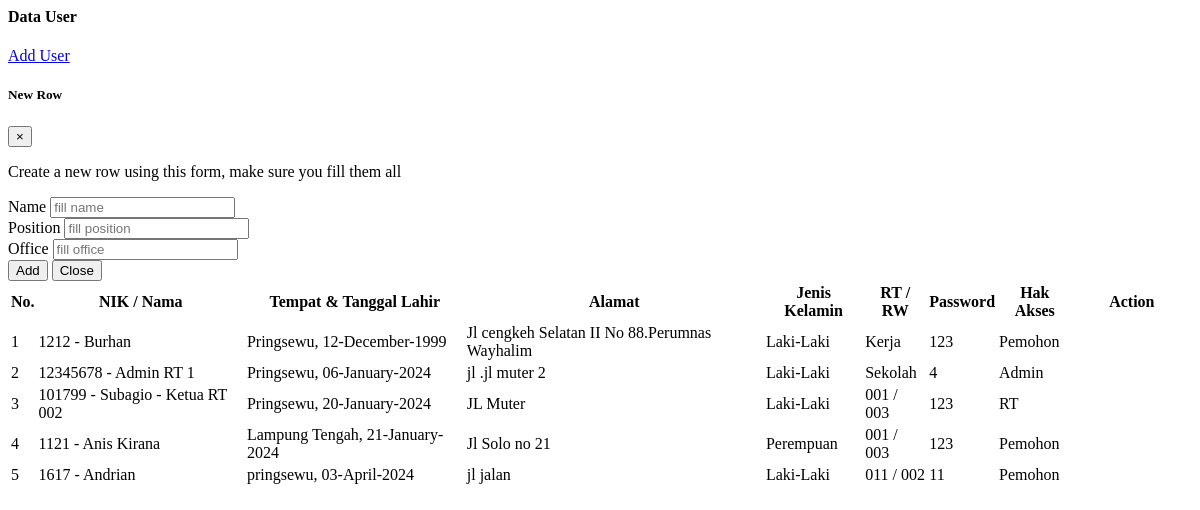
/demo1/tampil_user.php, run on the app's committed database.
### tables this page shows
CREATE TABLE `data_user` (
  `nik` varchar(16) NOT NULL,
  `password` varchar(225) NOT NULL,
  `hak_akses` varchar(225) NOT NULL,
  `nama` varchar(30) NOT NULL,
  `tanggal_lahir` date NOT NULL,
  `tempat_lahir` varchar(30) NOT NULL,
  `jekel` varchar(20) NOT NULL,
  `agama` varchar(20) NOT NULL,
  `alamat` text NOT NULL,
  `status_warga` varchar(30) NOT NULL
);

### demo1/tampil_user.php (the view, shortened to what this page needs)
<?php include '../konek.php'; ?>
<link href="css/sweetalert.css" rel="stylesheet" type="text/css">
<div class="page-inner">
    <div class="row">
        <div class="col-md-12">
            <div class="card">
                <div class="card-header">
                    <div class="d-flex align-items-center">
                        <h4 class="card-title">Data User</h4>
                        <a href="?halaman=tambah_user" class="btn btn-primary btn-round ml-auto">
                            Add User
                        </a>
                    </div>
                </div>
                <div class="card-body">
                    <div class="modal fade" id="addRowModal" tabindex="-1" role="dialog" aria-hidden="true">
                        <div class="modal-dialog" role="document">
                            <div class="modal-content">
                                <div class="modal-header no-bd">
                                    <h5 class="modal-title">
                                        <span class="fw-mediumbold">
                                            New
                                        </span>
                                        <span class="fw-light">
                                            Row
                                        </span>
                                    </h5>
                                    <button type="button" class="close" data-dismiss="modal" aria-label="Close">
                                        <span aria-hidden="true">&times;</span>
                                    </button>
                                </div>
                                <div class="modal-body">
                                    <p class="small">Create a new row using this form, make sure you fill them all</p>
                                    <div class="row">
                                        <div class="col-sm-12">
                                            <div class="form-group form-group-default">
                                                <label>Name</label>
                                                <input id="addName" type="text" class="form-control" placeholder="fill name">
                                            </div>
                                        </div>
                                        <div class="col-md-6 pr-0">
                                            <div class="form-group form-group-default">
                                                <label>Position</label>
                                                <input id="addPosition" type="text" class="form-control" placeholder="fill position">
                                            </div>
                                        </div>
                                        <div class="col-md-6">
                                            <div class="form-group form-group-default">
                                                <label>Office</label>
                                                <input id="addOffice" type="text" class="form-control" placeholder="fill office">
                                            </div>
                                        </div>
                                    </div>
                                </div>
                                <div class="modal-footer no-bd">
                                    <button type="button" id="addRowButton" class="btn btn-primary">Add</button>
                                    <button type="button" class="btn btn-danger" data-dismiss="modal">Close</button>
                                </div>
                            </div>
                        </div>
                    </div>
                    <form action="">
                        <div class="table-responsive">
                            <table id="add3" class="display table table-striped table-hover">
                                <thead>
                                    <tr>
                                        <th>No.</th>
                                        <th>NIK / Nama</th>
                                        <th>Tempat & Tanggal Lahir</th>
                                        <th>Alamat</th>
                                        <th>Jenis Kelamin</th>
                                        <th>RT / RW</th>
                                        <th>Password</th>
                                        <th>Hak Akses</th>
                                        <th style="width: 10%">Action</th>
                                    </tr>
                                </thead>
                                <tbody>
                                    <?php
                                    $no = 1;
                                    $tampil = "SELECT * FROM data_user";
                                    $query = mysqli_query($konek, $tampil);
                                    while ($data = mysqli_fetch_array($query, MYSQLI_BOTH)) {
                                        $username = $data['nik'];
                                        $nama = $data['nama'];
                                        $password = $data['password'];
                                        $tempat = $data['tempat_lahir'];
                                        $tanggal = $data['tanggal_lahir'];
                                        $alamat = $data['alamat'];
                                        $jekel = $data['jekel'];
                                        $status_warga = $data['status_warga'];
                                        $tanggal_lahir = date("d-F-Y", strtotime($tanggal));
                                        $hak_akses = $data['hak_akses'];
                                    ?>
                                        <tr>
                                            <td><?php echo $no++; ?></td>
                                            <td><?php echo $username . ' - ' . $nama; ?></td>
                                            <td><?php echo $tempat . ", " . $tanggal_lahir; ?></td>
                                            <td><?php echo $alamat; ?></td>
                                            <td><?php echo $jekel; ?></td>
                                            <td><?php echo $status_warga; ?></td>
                                            <td><?php echo $password; ?></td>
                                            <td><?php echo $hak_akses; ?></td>
                                            <td>
                                            </td>
                                        </tr>
                                    <?php
                                    }
                                    ?>
                                </tbody>
                            </table>
                        </div>
                    </form>
                </div>
            </div>
        </div>
    </div>
</div>

### data on the page
data_user: nik "1212", nama "Burhan", tempat_lahir "Pringsewu", tanggal_lahir "12-December-1999", alamat "Jl cengkeh Selatan II No 88.Perumnas Wayhalim", jekel "Laki-Laki", status_warga "Kerja", password "123", hak_akses "Pemohon"
data_user: nik "12345678", nama "Admin RT 1", tempat_lahir "Pringsewu", tanggal_lahir "06-January-2024", alamat "jl .jl muter 2", jekel "Laki-Laki", status_warga "Sekolah", password "4", hak_akses "Admin"
data_user: nik "101799", nama "Subagio - Ketua RT 002", tempat_lahir "Pringsewu", tanggal_lahir "20-January-2024", alamat "JL Muter", jekel "Laki-Laki", status_warga "001 / 003", password "123", hak_akses "RT"
data_user: nik "1121", nama "Anis Kirana", tempat_lahir "Lampung Tengah", tanggal_lahir "21-January-2024", alamat "Jl Solo no 21", jekel "Perempuan", status_warga "001 / 003", password "123", hak_akses "Pemohon"
data_user: nik "1617", nama "Andrian", tempat_lahir "pringsewu", tanggal_lahir "03-April-2024", alamat "jl jalan", jekel "Laki-Laki", status_warga "011 / 002", password "11", hak_akses "Pemohon"
